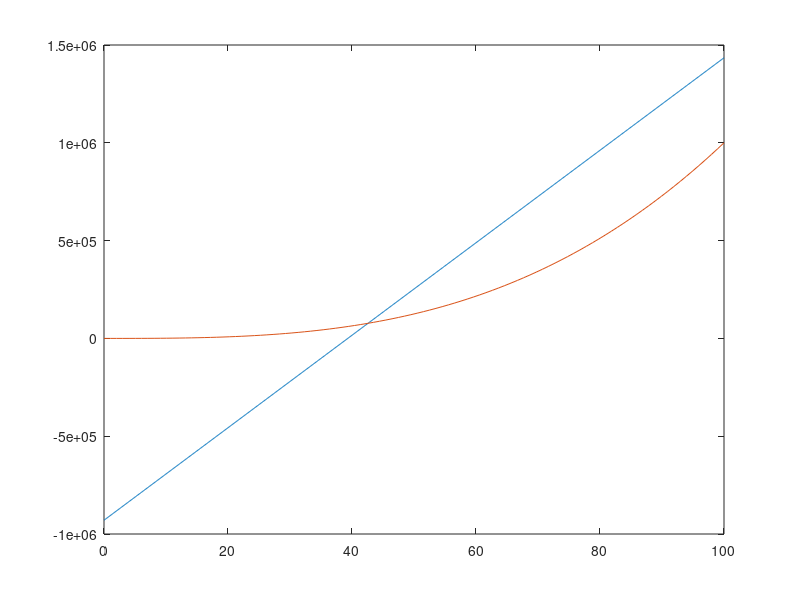

This chart was generated by the following MATLAB code:
%%初始化选取样本及样本函数y=x.^3+4
close all;clear all;
x=linspace(0,100,100);%选取样本横坐标
y=x.^3+4;%实际的函数值
%%拟合曲线为yfit=a*xfit+b
n=100;
x2=sum(x.^2);
x1=sum(x);
xy=sum(x.*y);
y1=sum(y);
a=(n*xy-xy)/(n*x2-x1*x1);
b=(y1-a*x1)/n;
xfit=linspace(0,100,999);%拟合曲线选取点
yfit=a*xfit+b;%拟合的一次函数
plot(xfit,yfit,x,y);%画图
e=a*xfit+b-xfit.^3-4;%误差公式
e2=sum(e.^2);%误差平方和
%%输出参数及误差,若e2过大则说明该区间一次拟合效果不好
a,b,e2